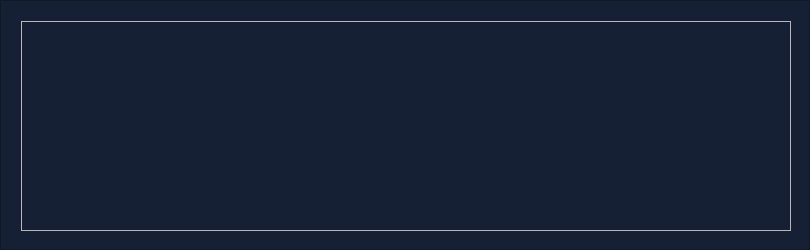
<?xml version="1.0" encoding="UTF-8"?>
<ui version="4.0">
 <class>bannerClass</class>
 <widget class="QWidget" name="bannerClass">
  <property name="geometry">
   <rect>
    <x>0</x>
    <y>0</y>
    <width>810</width>
    <height>250</height>
   </rect>
  </property>
  <property name="windowTitle">
   <string>banner</string>
  </property>
  <layout class="QVBoxLayout" name="verticalLayout">
   <property name="spacing">
    <number>0</number>
   </property>
   <property name="leftMargin">
    <number>0</number>
   </property>
   <property name="topMargin">
    <number>0</number>
   </property>
   <property name="rightMargin">
    <number>0</number>
   </property>
   <property name="bottomMargin">
    <number>0</number>
   </property>
   <item>
    <widget class="QFrame" name="frame">
     <property name="minimumSize">
      <size>
       <width>810</width>
       <height>250</height>
      </size>
     </property>
     <property name="maximumSize">
      <size>
       <width>810</width>
       <height>250</height>
      </size>
     </property>
     <property name="styleSheet">
      <string notr="true">#frame
{
	background: #152034;
}</string>
     </property>
     <property name="frameShape">
      <enum>QFrame::StyledPanel</enum>
     </property>
     <property name="frameShadow">
      <enum>QFrame::Raised</enum>
     </property>
     <layout class="QVBoxLayout" name="verticalLayout_2">
      <property name="spacing">
       <number>6</number>
      </property>
      <property name="leftMargin">
       <number>20</number>
      </property>
      <property name="topMargin">
       <number>20</number>
      </property>
      <property name="rightMargin">
       <number>20</number>
      </property>
      <property name="bottomMargin">
       <number>20</number>
      </property>
      <item>
       <widget class="QFrame" name="frame_banner">
        <property name="minimumSize">
         <size>
          <width>770</width>
          <height>210</height>
         </size>
        </property>
        <property name="maximumSize">
         <size>
          <width>770</width>
          <height>210</height>
         </size>
        </property>
        <property name="frameShape">
         <enum>QFrame::StyledPanel</enum>
        </property>
        <property name="frameShadow">
         <enum>QFrame::Raised</enum>
        </property>
       </widget>
      </item>
     </layout>
    </widget>
   </item>
  </layout>
 </widget>
 <layoutdefault spacing="6" margin="11"/>
 <resources>
  <include location="banner.qrc"/>
 </resources>
 <connections/>
</ui>
